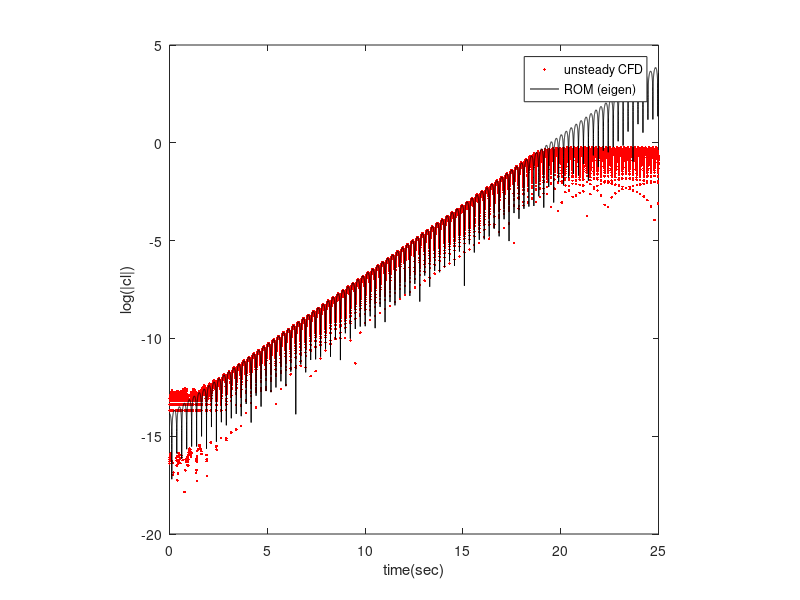
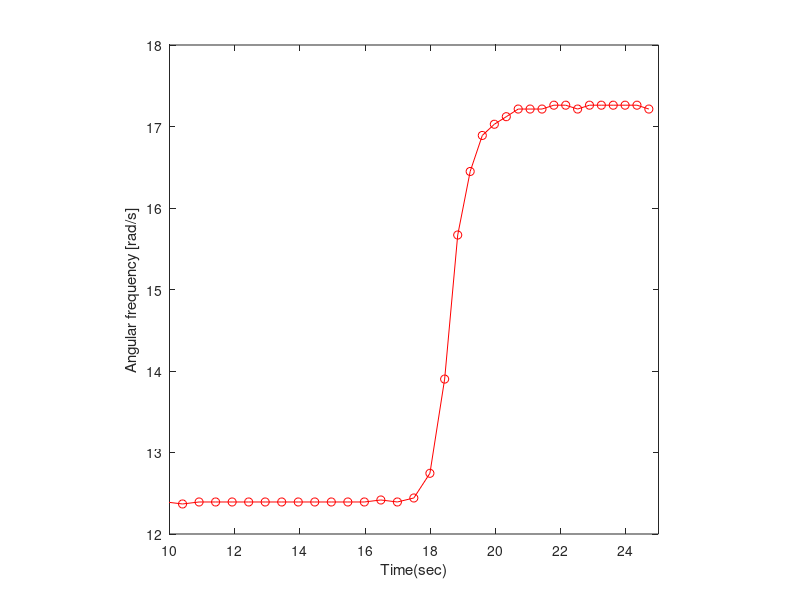

The MATLAB script that drew these images, in order:
load force.dat


N=size(force,1);

for n=1:N
    x(n)=force(n,8);
end

t=1:N;
t=(t-1)/1000;

qe=0.5*1.225*34.03*34.03;

c0=force(1,8);
c1=0.00000000001;
lam_r=1.64;
lam_i=12.39;
phi=-1.45;
y=c1*exp(lam_r*t).*sin(lam_i*t+phi);

plotopt=1;
if(plotopt==1) 
    plot(t,log10(abs(x/qe-x(1)/qe)),'r.')
    hold
    plot(t,log10(abs(y/qe)),'k-')
    axis([0 25 -20 5])
    legend('unsteady CFD','ROM (eigen)')
    xlabel('time(sec)')
    ylabel('log(|cl|)')
    axis square
else
    plot(t,x/qe,'r.')
    hold
    plot(t,y/qe,'k-')
    %axis([0 25 0 2.8])
    axis([0 15 -0.0008 0.0008])
    legend('unsteady CFD','ROM (eigen)')
    xlabel('time(sec)')
    ylabel('cl')
        axis square

end


figure;
count=0;
for i=2:24999
if((x(i)-x(i-1))>0 && (x(i)-x(i+1))>0)
count=count+1;
ind(count)=i;
if(count>1)
T(count)=0.001*(i-ind(count-1));
end
end
end
plot(ind*0.001,1./T*2*pi,'r-o');
axis([10 25 12 18])
xlabel('Time(sec)')
ylabel('Angular frequency [rad/s]')
axis square
